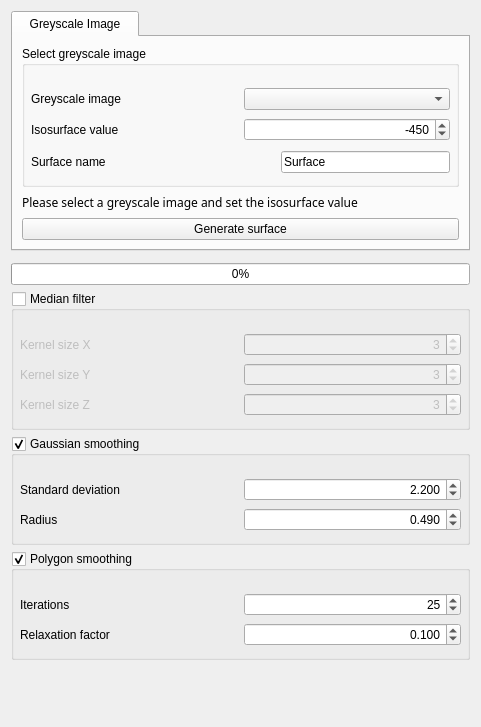
             <widget class="QWidget" name="scrollAreaWidgetContents">
              <property name="geometry">
               <rect>
                <x>0</x>
                <y>0</y>
                <width>481</width>
                <height>727</height>
               </rect>
              </property>
              <layout class="QVBoxLayout" name="verticalLayout_3">
               <item>
                <widget class="QTabWidget" name="tabWidget_2">
                 <property name="sizePolicy">
                  <sizepolicy hsizetype="Expanding" vsizetype="Fixed">
                   <horstretch>0</horstretch>
                   <verstretch>0</verstretch>
                  </sizepolicy>
                 </property>
                 <property name="cursor">
                  <cursorShape>ArrowCursor</cursorShape>
                 </property>
                 <property name="styleSheet">
                  <string notr="true"/>
                 </property>
                 <property name="tabShape">
                  <enum>QTabWidget::Rounded</enum>
                 </property>
                 <property name="currentIndex">
                  <number>0</number>
                 </property>
                 <property name="usesScrollButtons">
                  <bool>true</bool>
                 </property>
                 <property name="tabsClosable">
                  <bool>false</bool>
                 </property>
                 <property name="movable">
                  <bool>false</bool>
                 </property>
                 <property name="tabBarAutoHide">
                  <bool>false</bool>
                 </property>
                 <widget class="QWidget" name="greyscaleImageTab">
                  <attribute name="title">
                   <string>  Greyscale Image  </string>
                  </attribute>
                  <layout class="QVBoxLayout" name="verticalLayout_22">
                   <item>
                    <widget class="QGroupBox" name="SelectImageBox_2">
                     <property name="title">
                      <string>Select greyscale image</string>
                     </property>
                     <layout class="QVBoxLayout" name="verticalLayout_23">
                      <property name="leftMargin">
                       <number>0</number>
                      </property>
                      <property name="topMargin">
                       <number>22</number>
                      </property>
                      <property name="rightMargin">
                       <number>0</number>
                      </property>
                      <item>
                       <widget class="QWidget" name="widget_20" native="true">
                        <layout class="QHBoxLayout" name="horizontalLayout_25">
                         <property name="leftMargin">
                          <number>6</number>
                         </property>
                         <property name="topMargin">
                          <number>0</number>
                         </property>
                         <property name="rightMargin">
                          <number>6</number>
                         </property>
                         <property name="bottomMargin">
                          <number>0</number>
                         </property>
                         <item>
                          <widget class="QLabel" name="label_6">
                           <property name="text">
                            <string>Greyscale image</string>
                           </property>
                          </widget>
                         </item>
                         <item>
                          <widget class="QComboBox" name="greyScaleImageSelector"/>
                         </item>
                        </layout>
                       </widget>
                      </item>
                      <item>
                       <widget class="QWidget" name="widget_21" native="true">
                        <layout class="QHBoxLayout" name="horizontalLayout_26">
                         <property name="leftMargin">
                          <number>6</number>
                         </property>
                         <property name="topMargin">
                          <number>2</number>
                         </property>
                         <property name="rightMargin">
                          <number>6</number>
                         </property>
                         <property name="bottomMargin">
                          <number>2</number>
                         </property>
                         <item>
                          <widget class="QLabel" name="label_16">
                           <property name="text">
                            <string>Isosurface value</string>
                           </property>
                          </widget>
                         </item>
                         <item>
                          <widget class="QSpinBox" name="isovalueSpinBox">
                           <property name="alignment">
                            <set>Qt::AlignRight|Qt::AlignTrailing|Qt::AlignVCenter</set>
                           </property>
                           <property name="minimum">
                            <number>-3000</number>
                           </property>
                           <property name="maximum">
                            <number>3000</number>
                           </property>
                           <property name="value">
                            <number>-450</number>
                           </property>
                          </widget>
                         </item>
                        </layout>
                       </widget>
                      </item>
                      <item>
                       <widget class="QWidget" name="widget_22" native="true">
                        <layout class="QHBoxLayout" name="horizontalLayout_27">
                         <property name="leftMargin">
                          <number>6</number>
                         </property>
                         <property name="topMargin">
                          <number>2</number>
                         </property>
                         <property name="rightMargin">
                          <number>6</number>
                         </property>
                         <property name="bottomMargin">
                          <number>2</number>
                         </property>
                         <item>
                          <widget class="QLabel" name="label_17">
                           <property name="text">
                            <string>Surface name</string>
                           </property>
                          </widget>
                         </item>
                         <item>
                          <spacer name="horizontalSpacer_2">
                           <property name="orientation">
                            <enum>Qt::Horizontal</enum>
                           </property>
                           <property name="sizeHint" stdset="0">
                            <size>
                             <width>30</width>
                             <height>20</height>
                            </size>
                           </property>
                          </spacer>
                         </item>
                         <item>
                          <widget class="QLineEdit" name="isoSurfaceNamelineEdit">
                           <property name="text">
                            <string>Surface</string>
                           </property>
                           <property name="maxLength">
                            <number>100</number>
                           </property>
                           <property name="alignment">
                            <set>Qt::AlignLeading|Qt::AlignLeft|Qt::AlignVCenter</set>
                           </property>
                          </widget>
                         </item>
                        </layout>
                       </widget>
                      </item>
                     </layout>
                    </widget>
                   </item>
                   <item>
                    <widget class="QLabel" name="label_18">
                     <property name="font">
                      <font>
                       <family>Helvetica,Hiragino Sans GB,Microsoft Yahei,微软雅黑,Arial,sans-serif</family>
                       <weight>50</weight>
                       <bold>false</bold>
                      </font>
                     </property>
                     <property name="text">
                      <string>Please select a greyscale image and set the isosurface value</string>
                     </property>
                    </widget>
                   </item>
                   <item>
                    <widget class="QPushButton" name="voxel2meshBtn">
                     <property name="text">
                      <string>Generate surface</string>
                     </property>
                    </widget>
                   </item>
                  </layout>
                 </widget>
                </widget>
               </item>
               <item>
                <widget class="QWidget" name="widget_23" native="true">
                 <layout class="QVBoxLayout" name="verticalLayout_24">
                  <property name="spacing">
                   <number>3</number>
                  </property>
                  <property name="leftMargin">
                   <number>0</number>
                  </property>
                  <property name="topMargin">
                   <number>0</number>
                  </property>
                  <property name="rightMargin">
                   <number>0</number>
                  </property>
                  <property name="bottomMargin">
                   <number>0</number>
                  </property>
                 </layout>
                </widget>
               </item>
               <item>
                <widget class="QProgressBar" name="mesher_progressBar">
                 <property name="value">
                  <number>0</number>
                 </property>
                 <property name="textVisible">
                  <bool>true</bool>
                 </property>
                </widget>
               </item>
               <item>
                <widget class="QGroupBox" name="medianGroup">
                 <property name="title">
                  <string>Median filter</string>
                 </property>
                 <property name="checkable">
                  <bool>true</bool>
                 </property>
                 <property name="checked">
                  <bool>false</bool>
                 </property>
                 <layout class="QVBoxLayout" name="verticalLayout_25">
                  <property name="spacing">
                   <number>7</number>
                  </property>
                  <property name="leftMargin">
                   <number>0</number>
                  </property>
                  <property name="topMargin">
                   <number>22</number>
                  </property>
                  <property name="rightMargin">
                   <number>0</number>
                  </property>
                  <property name="bottomMargin">
                   <number>11</number>
                  </property>
                  <item>
                   <widget class="QWidget" name="iterationWidget_2" native="true">
                    <property name="toolTip">
                     <string/>
                    </property>
                    <layout class="QHBoxLayout" name="horizontalLayout_28" stretch="1,1">
                     <property name="leftMargin">
                      <number>6</number>
                     </property>
                     <property name="topMargin">
                      <number>0</number>
                     </property>
                     <property name="rightMargin">
                      <number>6</number>
                     </property>
                     <property name="bottomMargin">
                      <number>0</number>
                     </property>
                     <item>
                      <widget class="QLabel" name="label_4">
                       <property name="text">
                        <string>Kernel size X</string>
                       </property>
                      </widget>
                     </item>
                     <item>
                      <widget class="QSpinBox" name="kernelXSpinBox">
                       <property name="alignment">
                        <set>Qt::AlignRight|Qt::AlignTrailing|Qt::AlignVCenter</set>
                       </property>
                       <property name="minimum">
                        <number>1</number>
                       </property>
                       <property name="maximum">
                        <number>1000</number>
                       </property>
                       <property name="value">
                        <number>3</number>
                       </property>
                      </widget>
                     </item>
                    </layout>
                   </widget>
                  </item>
                  <item>
                   <widget class="QWidget" name="relaxationWidget_2" native="true">
                    <property name="toolTip">
                     <string/>
                    </property>
                    <layout class="QHBoxLayout" name="horizontalLayout_29" stretch="1,1">
                     <property name="leftMargin">
                      <number>6</number>
                     </property>
                     <property name="topMargin">
                      <number>0</number>
                     </property>
                     <property name="rightMargin">
                      <number>6</number>
                     </property>
                     <property name="bottomMargin">
                      <number>0</number>
                     </property>
                     <item>
                      <widget class="QLabel" name="label_7">
                       <property name="text">
                        <string>Kernel size Y</string>
                       </property>
                      </widget>
                     </item>
                     <item>
                      <widget class="QSpinBox" name="kernelYSpinBox">
                       <property name="alignment">
                        <set>Qt::AlignRight|Qt::AlignTrailing|Qt::AlignVCenter</set>
                       </property>
                       <property name="minimum">
                        <number>1</number>
                       </property>
                       <property name="maximum">
                        <number>1000</number>
                       </property>
                       <property name="value">
                        <number>3</number>
                       </property>
                      </widget>
                     </item>
                    </layout>
                   </widget>
                  </item>
                  <item>
                   <widget class="QWidget" name="reductionWidget_2" native="true">
                    <property name="toolTip">
                     <string/>
                    </property>
                    <layout class="QHBoxLayout" name="horizontalLayout_30" stretch="1,1">
                     <property name="leftMargin">
                      <number>6</number>
                     </property>
                     <property name="topMargin">
                      <number>0</number>
                     </property>
                     <property name="rightMargin">
                      <number>6</number>
                     </property>
                     <property name="bottomMargin">
                      <number>0</number>
                     </property>
                     <item>
                      <widget class="QLabel" name="label_20">
                       <property name="text">
                        <string>Kernel size Z</string>
                       </property>
                      </widget>
                     </item>
                     <item>
                      <widget class="QSpinBox" name="kernelZSpinBox">
                       <property name="alignment">
                        <set>Qt::AlignRight|Qt::AlignTrailing|Qt::AlignVCenter</set>
                       </property>
                       <property name="minimum">
                        <number>1</number>
                       </property>
                       <property name="maximum">
                        <number>1000</number>
                       </property>
                       <property name="value">
                        <number>3</number>
                       </property>
                      </widget>
                     </item>
                    </layout>
                   </widget>
                  </item>
                 </layout>
                </widget>
               </item>
               <item>
                <widget class="QGroupBox" name="gaussGroup">
                 <property name="enabled">
                  <bool>true</bool>
                 </property>
                 <property name="title">
                  <string>Gaussian smoothing</string>
                 </property>
                 <property name="checkable">
                  <bool>true</bool>
                 </property>
                 <layout class="QVBoxLayout" name="verticalLayout_26">
                  <property name="spacing">
                   <number>7</number>
                  </property>
                  <property name="leftMargin">
                   <number>0</number>
                  </property>
                  <property name="topMargin">
                   <number>22</number>
                  </property>
                  <property name="rightMargin">
                   <number>0</number>
                  </property>
                  <property name="bottomMargin">
                   <number>11</number>
                  </property>
                  <item>
                   <widget class="QWidget" name="iterationWidget_5" native="true">
                    <property name="toolTip">
                     <string>&lt;html&gt;&lt;head/&gt;&lt;body&gt;&lt;p&gt;Standard deviation in pixel units.&lt;/p&gt;&lt;/body&gt;&lt;/html&gt;</string>
                    </property>
                    <layout class="QHBoxLayout" name="horizontalLayout_31" stretch="1,1">
                     <property name="leftMargin">
                      <number>6</number>
                     </property>
                     <property name="topMargin">
                      <number>0</number>
                     </property>
                     <property name="rightMargin">
                      <number>6</number>
                     </property>
                     <property name="bottomMargin">
                      <number>0</number>
                     </property>
                     <item>
                      <widget class="QLabel" name="label_5">
                       <property name="text">
                        <string>Standard deviation</string>
                       </property>
                      </widget>
                     </item>
                     <item>
                      <widget class="QDoubleSpinBox" name="deviationSpinBox">
                       <property name="alignment">
                        <set>Qt::AlignRight|Qt::AlignTrailing|Qt::AlignVCenter</set>
                       </property>
                       <property name="decimals">
                        <number>3</number>
                       </property>
                       <property name="maximum">
                        <double>1000.000000000000000</double>
                       </property>
                       <property name="singleStep">
                        <double>0.050000000000000</double>
                       </property>
                       <property name="value">
                        <double>2.200000000000000</double>
                       </property>
                      </widget>
                     </item>
                    </layout>
                   </widget>
                  </item>
                  <item>
                   <widget class="QWidget" name="iterationWidget_6" native="true">
                    <property name="toolTip">
                     <string>&lt;html&gt;&lt;head/&gt;&lt;body&gt;&lt;p&gt;Determine how far out in physical units [mm] the gaussian kernel will go before being clamped to zero. If you increase this value, you'll have to adjust the threshold to prevent a dilated result. The MITK default is 0.49 while ITK-SNAP uses 1.50.&lt;/p&gt;&lt;/body&gt;&lt;/html&gt;</string>
                    </property>
                    <layout class="QHBoxLayout" name="horizontalLayout_32" stretch="1,1">
                     <property name="leftMargin">
                      <number>6</number>
                     </property>
                     <property name="topMargin">
                      <number>0</number>
                     </property>
                     <property name="rightMargin">
                      <number>6</number>
                     </property>
                     <property name="bottomMargin">
                      <number>0</number>
                     </property>
                     <item>
                      <widget class="QLabel" name="label_21">
                       <property name="text">
                        <string>Radius</string>
                       </property>
                      </widget>
                     </item>
                     <item>
                      <widget class="QDoubleSpinBox" name="radiusSpinBox">
                       <property name="alignment">
                        <set>Qt::AlignRight|Qt::AlignTrailing|Qt::AlignVCenter</set>
                       </property>
                       <property name="decimals">
                        <number>3</number>
                       </property>
                       <property name="maximum">
                        <double>1000.000000000000000</double>
                       </property>
                       <property name="singleStep">
                        <double>0.010000000000000</double>
                       </property>
                       <property name="value">
                        <double>0.490000000000000</double>
                       </property>
                      </widget>
                     </item>
                    </layout>
                   </widget>
                  </item>
                 </layout>
                </widget>
               </item>
               <item>
                <widget class="QGroupBox" name="smoothingGroup">
                 <property name="title">
                  <string>Polygon smoothing</string>
                 </property>
                 <property name="checkable">
                  <bool>true</bool>
                 </property>
                 <property name="checked">
                  <bool>true</bool>
                 </property>
                 <layout class="QVBoxLayout" name="verticalLayout_27">
                  <property name="spacing">
                   <number>7</number>
                  </property>
                  <property name="leftMargin">
                   <number>0</number>
                  </property>
                  <property name="topMargin">
                   <number>22</number>
                  </property>
                  <property name="rightMargin">
                   <number>0</number>
                  </property>
                  <property name="bottomMargin">
                   <number>11</number>
                  </property>
                  <item>
                   <widget class="QWidget" name="iterationWidget_4" native="true">
                    <property name="toolTip">
                     <string>&lt;html&gt;&lt;head/&gt;&lt;body&gt;&lt;p&gt;Set the number of iterations for the laplacian filter in vtkSmoothPolydataFilter. Higher numbers result in a more smoothed mesh. The VTK documentation recommends small relaxation factors and large numbers of iterations.&lt;/p&gt;&lt;/body&gt;&lt;/html&gt;</string>
                    </property>
                    <layout class="QHBoxLayout" name="horizontalLayout_33" stretch="1,1">
                     <property name="leftMargin">
                      <number>6</number>
                     </property>
                     <property name="topMargin">
                      <number>0</number>
                     </property>
                     <property name="rightMargin">
                      <number>6</number>
                     </property>
                     <property name="bottomMargin">
                      <number>0</number>
                     </property>
                     <item>
                      <widget class="QLabel" name="label_22">
                       <property name="text">
                        <string>Iterations</string>
                       </property>
                      </widget>
                     </item>
                     <item>
                      <widget class="QSpinBox" name="iterationSpinBox">
                       <property name="alignment">
                        <set>Qt::AlignRight|Qt::AlignTrailing|Qt::AlignVCenter</set>
                       </property>
                       <property name="minimum">
                        <number>1</number>
                       </property>
                       <property name="maximum">
                        <number>1000000</number>
                       </property>
                       <property name="value">
                        <number>25</number>
                       </property>
                      </widget>
                     </item>
                    </layout>
                   </widget>
                  </item>
                  <item>
                   <widget class="QWidget" name="relaxationWidget_4" native="true">
                    <property name="toolTip">
                     <string>&lt;html&gt;&lt;head/&gt;&lt;body&gt;&lt;p&gt;Specify the relaxation factor for Laplacian smoothing. The VTK documentation recommends small relaxation factors and large numbers of iterations.&lt;/p&gt;&lt;/body&gt;&lt;/html&gt;</string>
                    </property>
                    <layout class="QHBoxLayout" name="horizontalLayout_34" stretch="1,1">
                     <property name="leftMargin">
                      <number>6</number>
                     </property>
                     <property name="topMargin">
                      <number>0</number>
                     </property>
                     <property name="rightMargin">
                      <number>6</number>
                     </property>
                     <property name="bottomMargin">
                      <number>0</number>
                     </property>
                     <item>
                      <widget class="QLabel" name="label_23">
                       <property name="text">
                        <string>Relaxation factor</string>
                       </property>
                      </widget>
                     </item>
                     <item>
                      <widget class="QDoubleSpinBox" name="relaxationSpinBox">
                       <property name="alignment">
                        <set>Qt::AlignRight|Qt::AlignTrailing|Qt::AlignVCenter</set>
                       </property>
                       <property name="decimals">
                        <number>3</number>
                       </property>
                       <property name="singleStep">
                        <double>0.100000000000000</double>
                       </property>
                       <property name="value">
                        <double>0.100000000000000</double>
                       </property>
                      </widget>
                     </item>
                    </layout>
                   </widget>
                  </item>
                 </layout>
                </widget>
               </item>
               <item>
                <spacer name="verticalSpacer">
                 <property name="orientation">
                  <enum>Qt::Vertical</enum>
                 </property>
                 <property name="sizeHint" stdset="0">
                  <size>
                   <width>20</width>
                   <height>89</height>
                  </size>
                 </property>
                </spacer>
               </item>
              </layout>
             </widget>
